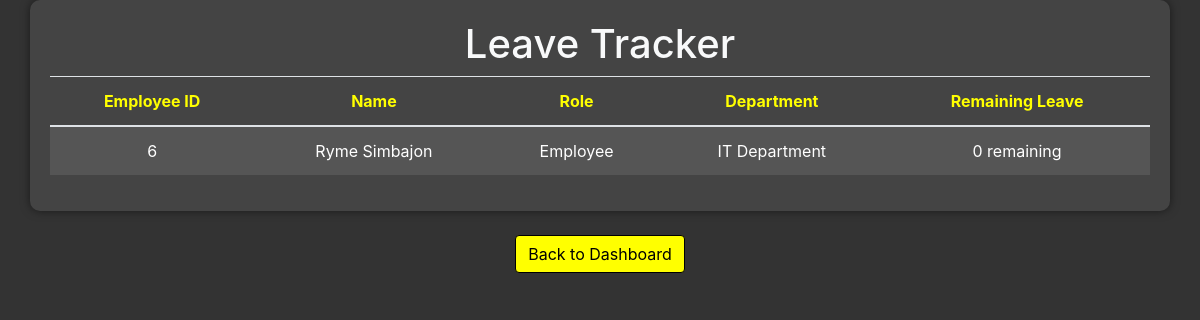
Screenshot of /e_portal/leave_balance.php (signed in) with the database file from the repository.
### tables this page shows
CREATE TABLE `employee_register` (
  `e_id` int(11) UNSIGNED NOT NULL,
  `firstname` varchar(255) NOT NULL,
  `middlename` varchar(255) NOT NULL,
  `lastname` varchar(255) NOT NULL,
  `birthdate` date NOT NULL,
  `email` varchar(255) NOT NULL,
  `password` varchar(255) NOT NULL,
  `role` varchar(255) NOT NULL,
  `position` varchar(255) NOT NULL,
  `department` varchar(255) NOT NULL,
  `available_leaves` int(11) NOT NULL DEFAULT 0,
  `phone_number` varchar(20) NOT NULL,
  `address` varchar(255) NOT NULL,
  `pfp` longblob NOT NULL,
  `qr_code_path` varchar(255) DEFAULT NULL
);

### e_portal/leave_balance.php (the view, shortened to what this page needs)
<?php
include '../db/db_conn.php';
$employee_id = $_SESSION['e_id'];
$sql = "SELECT e_id, firstname, lastname, role, department, available_leaves FROM employee_register WHERE e_id = ?";
$stmt = $conn->prepare($sql);
$stmt->bind_param("i", $employee_id);
$stmt->execute();
$result = $stmt->get_result();
if ($result->num_rows > 0) {
    $employee = $result->fetch_assoc();
} else {
    die("Error: Employee data not found.");
}
?>
<!DOCTYPE html>
<html lang="en">
<head>
    <link rel="stylesheet" href="https://maxcdn.bootstrapcdn.com/bootstrap/4.0.0/css/bootstrap.min.css">
</head>
<body>
    <div class="container">
        <h1 class="text-center text-light">Leave Tracker</h1>
        <table class="table table-striped text-center">
            <thead>
                <tr>
                    <th style="color: #ffff00;">Employee ID</th>
                    <th style="color: #ffff00;">Name</th>
                    <th style="color: #ffff00;">Role</th>
                    <th style="color: #ffff00;">Department</th>
                    <th style="color: #ffff00;">Remaining Leave</th>
                </tr>
            </thead>
            <tbody id="leave-table">
                <tr>
                    <td><?php echo htmlspecialchars($employee['e_id']); ?></td>
                    <td><?php echo htmlspecialchars($employee['firstname'] . ' ' . $employee['lastname']); ?></td>
                    <td><?php echo htmlspecialchars($employee['role']); ?></td>
                    <td><?php echo htmlspecialchars($employee['department']); ?></td>
                    <td><?php echo htmlspecialchars($employee['available_leaves']); ?> remaining</td>
                </tr>
            </tbody>
        </table>
    </div>
      <div class="text-center mb-5 mt-4">
            <a href="../e_portal/employee_dashboard.php" class="btn btn-primary">Back to Dashboard</a>
        </div>
</body>
</html>

### e_portal/leave_balance.php (style rules this page uses)
body { background-color: #333; }
.container { background-color: #444; padding: 20px; border-radius: 10px; box-shadow: 0 0 10px rgba(0, 0, 0, 0.5); }
.text-light { color: #fff; }
.table { color: #fff; }
.table-striped tbody tr:nth-of-type(odd) { background-color: #555; }
.btn-primary { background-color: #ffff00; color: #000; border: 1px solid #000; }

### rows the page displays
employee_register: e_id "6", firstname+lastname "Ryme Simbajon", role "Employee", department "IT Department", available_leaves "0"
